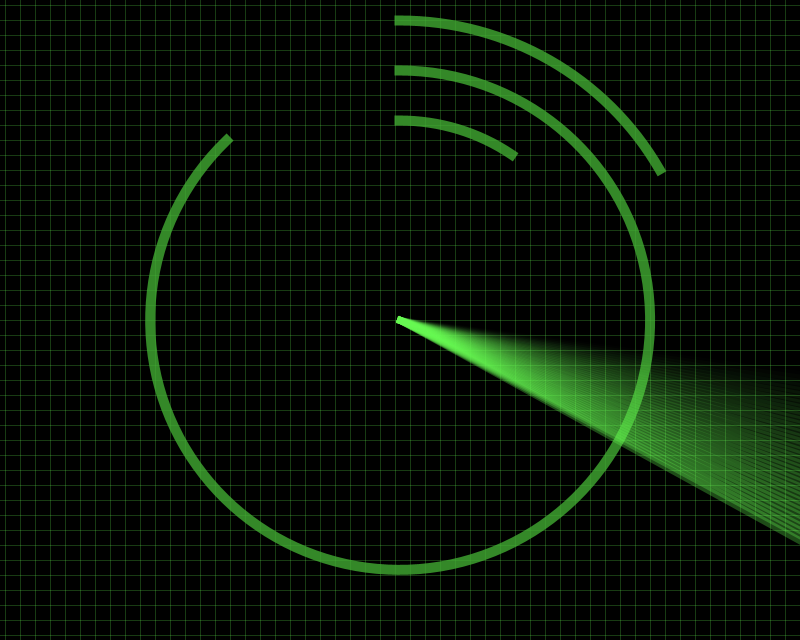
Frame 1 (no input)
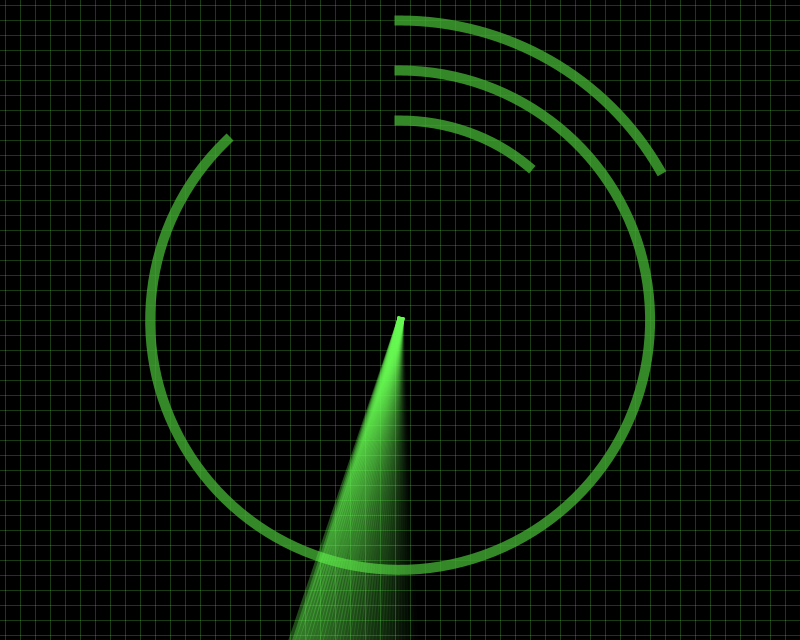
Frame 60 (the mouse pressed at the canvas centre just before this capture)
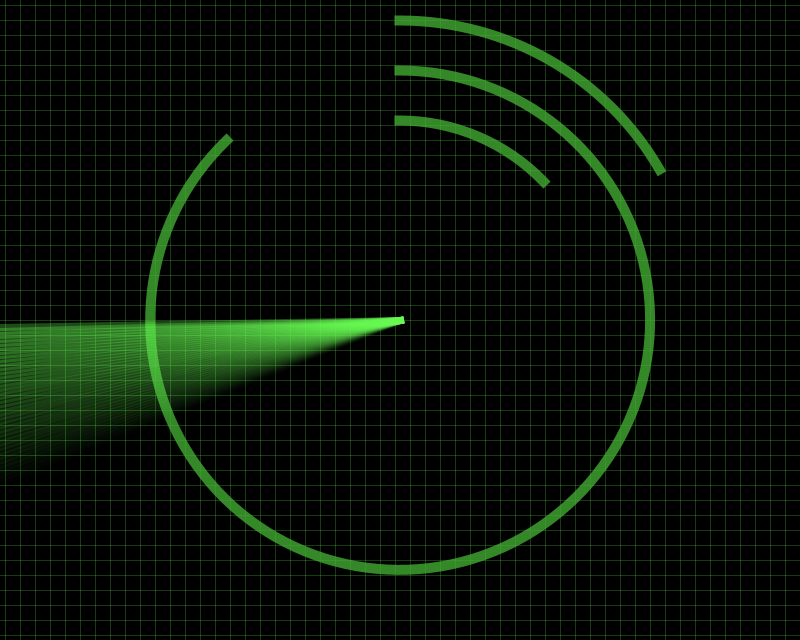
Frame 120 (the mouse held since frame 60 and released just before this capture)

The Processing sketch that drew these frames (run headless with seeded random() and noise(); from frame 60 on, the mouse is pressed at the canvas centre):

// Processing sketch: processing_34026
// ── processing_34026.pde

color bgcolor = color (0,0,0);
color gridcolor = color (102,250,81,60);
color radarcolor = color (66,173,51,200);
color sweepercolor = color (102,250,81);
color flashcolor = color (102,250,81);
float s;
float rond;
int fadeout;
int fadeouttime = 50;

boolean rd = false;
float rNrX;
float rNrY;

void setup(){
  size(800, 640, JAVA2D);
} 

void draw(){
  background(bgcolor);
  smooth();
  grid();  
  clock();
  sweeper();
  flash();
}

void grid(){
  strokeWeight(1);
  stroke(gridcolor);
  for(int i = -10; i <= width + 10; i+=15){
    line(-10,i, width+10, i);
    line(i,-10,i,height+10);
  }
} 

void clock(){
  // Variabelen
  noFill();
  float h = hour();
  int m = minute();
  int s = second();
  float begin = radians(270);
  float endh = radians(270+(h*30));
  float endm = radians(270+(m*6)+4);
  float ends = radians(270+(s*6)+4);  
  int clocksize = width-200;
  
  strokeWeight(10);
  strokeCap(PROJECT);
  stroke(radarcolor);
  
  // Hours  
  if(h > 12){
    h-=12;
    endh = radians(270+(h*30));
  } 
  arc(width/2, height/2, clocksize, clocksize, begin, endh); 
  
  // Minutes 
  arc(width/2, height/2, clocksize-100, clocksize-100, begin, endm); 
  
  // Seconds
  arc(width/2, height/2, clocksize-200, clocksize-200, begin, ends); 
}

void sweeper(){
  rond = map(millis(), 0, 6000, 0, TWO_PI);
  strokeWeight(7);
  float f = 0.01; 
  for(int i = 38; i>=1; i--){
  stroke(sweepercolor, 2*i);
  line(width/2, height/2, (width/2 + cos(rond-f) * 800), (height/2 + sin(rond-f) * 800));
  f += 0.01;
  }
}

void flash(){
   fill(flashcolor,fadeout);
   noStroke();
   rect(-5,-5, width+5, height+5);
   if(cos(rond) >= 0.00 && sin(rond) <= -0.99){
           fadeout = fadeouttime;
           rd = false; 
   }
   if(fadeout <= fadeouttime && fadeout > 0){
     fadeout --;
   }
}
